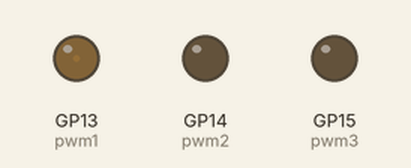
Recording of a program running on a simulated Raspberry Pi Pico running MicroPython. Parts: output pins drawn as LEDs (lit = HIGH).

Above: at 0.1 s.
At 4.3 s:
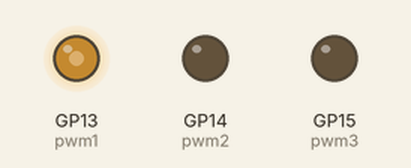
At 8.8 s:
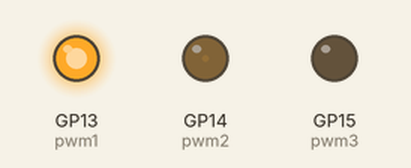
At 19.6 s:
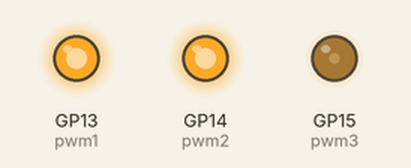
At 29.4 s:
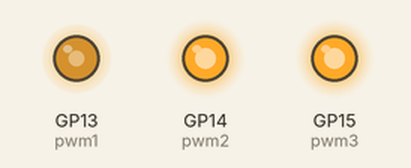
At 39.1 s:
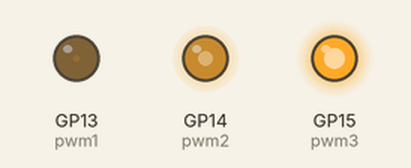
Timing chart, 0 to 40.0 s (numbered marks = the images above):
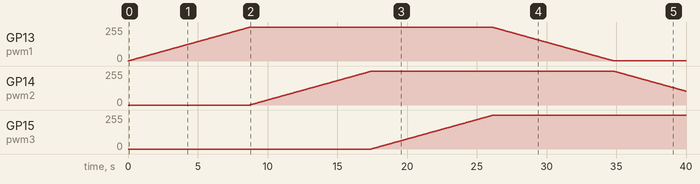

The program:

Lab2-3.py
```python
from machine import Pin, PWM
from time import sleep

pwm1 = PWM(Pin(13))
pwm1.freq(1000)

pwm2 = PWM(Pin(14))
pwm2.freq(1000)

pwm3 = PWM(Pin(15))
pwm3.freq(1000)

while True:
    for duty in range(65025):
        pwm1.duty_u16(duty)
        sleep(0.0001)
    for duty in range(65025):
        pwm2.duty_u16(duty)
        sleep(0.0001)
    for duty in range(65025):
        pwm3.duty_u16(duty)
        sleep(0.0001)
    for duty in range(65025, 0, -1):
        pwm1.duty_u16(duty)
        sleep(0.0001)
    for duty in range(65025, 0, -1):
        pwm2.duty_u16(duty)
        sleep(0.0001)
    for duty in range(65025, 0, -1):
        pwm3.duty_u16(duty)
        sleep(0.0001)
```

Measured:
- by itself, GP13 (pwm1): rises from 0/255 to 253/255 in 8.7 s, then falls to 1/255 in 26.1 s
- by itself, GP14 (pwm2): rises from 0/255 to 253/255 in 8.7 s, then falls to 104/255 in 22.6 s
- by itself, GP15 (pwm3): moves from 0/255 to 253/255 over 8.7 s
